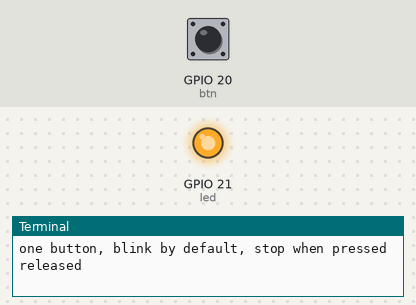
Simulated run of this program. Board: Raspberry Pi (BCM pin numbers). Parts: output pins drawn as LEDs (lit = HIGH), the last lines printed to the terminal. The test bench sets the inputs (shaded band); at power-on: GPIO 20 (btn) HIGH.

Above: at 1.2 s.
1.3 s: GPIO 20 (btn) pulled LOW for 3.2 s
At 1.6 s:
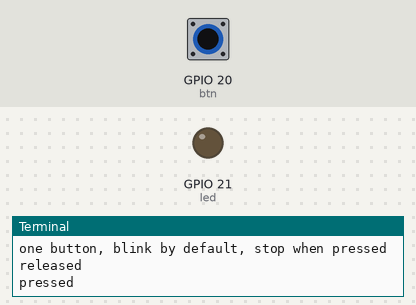
Timing chart, 0 to 12.0 s (numbered marks = the images above; inputs shaded):
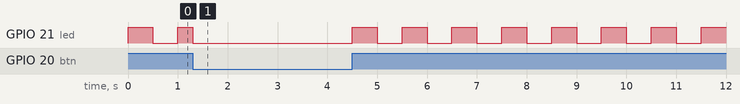

The program:

sample2.py
```python
from time import *
from gpiozero import *
from signal import pause


print("one button, blink by default, stop when pressed")

led = LED(21)
btn = Button(20)

def pressed():
  print('pressed')
  led.off()

def released():
  print('released')
  led.blink(0.5, 0.5)


released()
btn.when_pressed = pressed
btn.when_released = released

pause()
```

Measured:
- by itself, GPIO 21 (led): repeats every 1.0 s: HIGH 0.50 s, LOW 0.50 s
